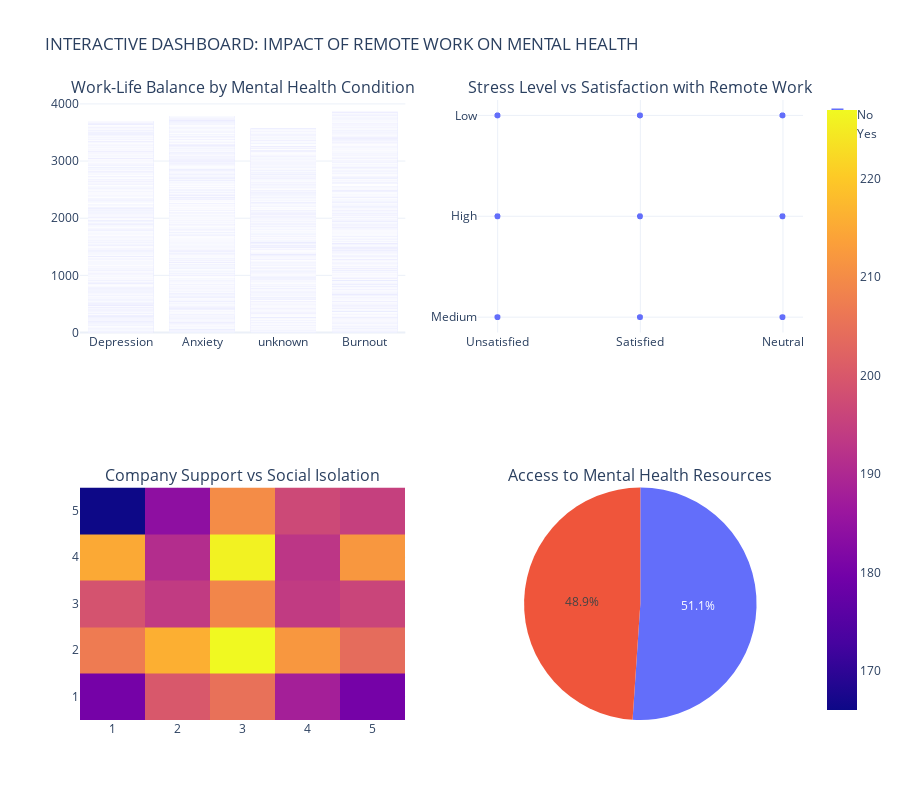

Here is the notebook cell this chart was saved with:
### Code cell
# COMBINE VISUALIZATIONS IN A DASHBOARD LAYOUT

from plotly.subplots import make_subplots
import plotly.graph_objects as go
import plotly.express as px
import pandas as pd


# If Date column is not present, create it
if 'Date' not in data.columns:
    data['Date'] = pd.date_range(start='2020-01-01', periods=len(data), freq='D')

# CREATE SUBPLOTS LAYOUT
fig = make_subplots(
    rows=2, cols=2,
    subplot_titles=(
        "Work-Life Balance by Mental Health Condition",
        "Stress Level vs Satisfaction with Remote Work",
        "Company Support vs Social Isolation",
        "Access to Mental Health Resources"
    ),
    specs=[
        [{"type": "xy"}, {"type": "xy"}],
        [{"type": "xy"}, {"type": "domain"}]   # domain is needed for pie chart
    ]
)

# 1. FIRST CHART (BAR)

bar_fig = px.bar(
    data,
    x='Mental_Health_Condition',
    y='Work_Life_Balance_Rating'
).data[0]

fig.add_trace(bar_fig, row=1, col=1)


# 2. SECOND CHART (SCATTER)

scatter_fig = px.scatter(
    data,
    x='Satisfaction_with_Remote_Work',
    y='Stress_Level'
).data[0]

fig.add_trace(scatter_fig, row=1, col=2)


# 3. THIRD CHART (HEATMAP)

heatmap_fig = px.density_heatmap(
    data,
    x='Company_Support_for_Remote_Work',
    y='Social_Isolation_Rating'
).data[0]

fig.add_trace(heatmap_fig, row=2, col=1)


# 4. FOURTH CHART (PIE)

pie_fig = px.pie(
    data,
    names='Access_to_Mental_Health_Resources'   # <-- Correct column name
).data[0]

fig.add_trace(pie_fig, row=2, col=2)


# UPDATE LAYOUT

fig.update_layout(
    title_text="INTERACTIVE DASHBOARD: IMPACT OF REMOTE WORK ON MENTAL HEALTH",
    height=800,
    showlegend=True,
    template='plotly_white'
)

# SHOW DASHBOARD
fig.show()

### Figure 1 — Plotly figure (JSON) as saved in the notebook; plotly's stock layout.template omitted (floating-point values rounded to 4 significant figures; data arrays with more than 128 entries replaced by an {"elided": "..."} marker saying what was removed)
{"data": [{"hovertemplate": "Mental_Health_Condition=%{x}<br>Work_Life_Balance_Rating=%{y}<extra></extra>", "legendgroup": "", "marker": {"color": "#636efa", "pattern": {"shape": ""}}, "name": "", "orientation": "v", "showlegend": false, "textposition": "auto", "type": "bar", "x": {"elided": "5000 str values"}, "xaxis": "x", "y": {"elided": "5000 int values"}, "yaxis": "y"}, {"hovertemplate": "Satisfaction_with_Remote_Work=%{x}<br>Stress_Level=%{y}<extra></extra>", "legendgroup": "", "marker": {"color": "#636efa", "symbol": "circle"}, "mode": "markers", "name": "", "showlegend": false, "type": "scattergl", "x": {"elided": "5000 str values"}, "xaxis": "x2", "y": {"elided": "5000 str values"}, "yaxis": "y2"}, {"coloraxis": "coloraxis", "hovertemplate": "Company_Support_for_Remote_Work=%{x}<br>Social_Isolation_Rating=%{y}<br>count=%{z}<extra></extra>", "name": "", "type": "histogram2d", "x": {"elided": "5000 int values"}, "xaxis": "x3", "xbingroup": "x", "y": {"elided": "5000 int values"}, "yaxis": "y3", "ybingroup": "y"}, {"domain": {"x": [0.55, 1], "y": [0, 0.375]}, "hovertemplate": "Access_to_Mental_Health_Resources=%{label}<extra></extra>", "labels": {"elided": "5000 str values"}, "legendgroup": "", "name": "", "showlegend": true, "type": "pie"}], "layout": {"annotations": [{"font": {"size": 16}, "showarrow": false, "text": "Work-Life Balance by Mental Health Condition", "x": 0.225, "xanchor": "center", "xref": "paper", "y": 1, "yanchor": "bottom", "yref": "paper"}, {"font": {"size": 16}, "showarrow": false, "text": "Stress Level vs Satisfaction with Remote Work", "x": 0.775, "xanchor": "center", "xref": "paper", "y": 1, "yanchor": "bottom", "yref": "paper"}, {"font": {"size": 16}, "showarrow": false, "text": "Company Support vs Social Isolation", "x": 0.225, "xanchor": "center", "xref": "paper", "y": 0.375, "yanchor": "bottom", "yref": "paper"}, {"font": {"size": 16}, "showarrow": false, "text": "Access to Mental Health Resources", "x": 0.775, "xanchor": "center", "xref": "paper", "y": 0.375, "yanchor": "bottom", "yref": "paper"}], "height": 800, "showlegend": true, "title": {"text": "INTERACTIVE DASHBOARD: IMPACT OF REMOTE WORK ON MENTAL HEALTH"}, "xaxis": {"anchor": "y", "domain": [0, 0.45]}, "xaxis2": {"anchor": "y2", "domain": [0.55, 1]}, "xaxis3": {"anchor": "y3", "domain": [0, 0.45]}, "yaxis": {"anchor": "x", "domain": [0.625, 1]}, "yaxis2": {"anchor": "x2", "domain": [0.625, 1]}, "yaxis3": {"anchor": "x3", "domain": [0, 0.375]}}}
